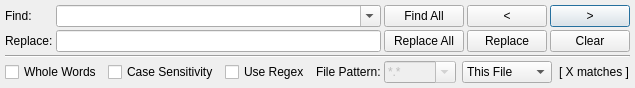
<?xml version="1.0" encoding="UTF-8"?>
<ui version="4.0">
 <class>SearchDialog</class>
 <widget class="QDialog" name="SearchDialog">
  <property name="geometry">
   <rect>
    <x>0</x>
    <y>0</y>
    <width>983</width>
    <height>132</height>
   </rect>
  </property>
  <property name="windowTitle">
   <string>Search &amp; Replace</string>
  </property>
  <property name="autoFillBackground">
   <bool>true</bool>
  </property>
  <layout class="QGridLayout" name="gridLayout">
   <property name="sizeConstraint">
    <enum>QLayout::SetFixedSize</enum>
   </property>
   <property name="leftMargin">
    <number>5</number>
   </property>
   <property name="topMargin">
    <number>5</number>
   </property>
   <property name="rightMargin">
    <number>5</number>
   </property>
   <property name="bottomMargin">
    <number>5</number>
   </property>
   <property name="spacing">
    <number>3</number>
   </property>
   <item row="0" column="1">
    <widget class="QComboBox" name="combo_search">
     <property name="sizePolicy">
      <sizepolicy hsizetype="Expanding" vsizetype="Preferred">
       <horstretch>9</horstretch>
       <verstretch>0</verstretch>
      </sizepolicy>
     </property>
     <property name="editable">
      <bool>true</bool>
     </property>
     <property name="insertPolicy">
      <enum>QComboBox::InsertAtTop</enum>
     </property>
    </widget>
   </item>
   <item row="0" column="0">
    <widget class="QLabel" name="label">
     <property name="text">
      <string>Find:</string>
     </property>
    </widget>
   </item>
   <item row="1" column="4">
    <widget class="QPushButton" name="btn_clear">
     <property name="enabled">
      <bool>true</bool>
     </property>
     <property name="sizePolicy">
      <sizepolicy hsizetype="Minimum" vsizetype="Preferred">
       <horstretch>0</horstretch>
       <verstretch>0</verstretch>
      </sizepolicy>
     </property>
     <property name="toolTip">
      <string>&lt;html&gt;&lt;head/&gt;&lt;body&gt;&lt;p&gt;Clears all marked matches.&lt;/p&gt;&lt;/body&gt;&lt;/html&gt;</string>
     </property>
     <property name="text">
      <string>Clear</string>
     </property>
     <property name="checkable">
      <bool>false</bool>
     </property>
     <property name="checked">
      <bool>false</bool>
     </property>
     <property name="autoDefault">
      <bool>false</bool>
     </property>
     <property name="default">
      <bool>false</bool>
     </property>
     <property name="flat">
      <bool>false</bool>
     </property>
    </widget>
   </item>
   <item row="0" column="2">
    <widget class="QPushButton" name="btn_FindAll">
     <property name="enabled">
      <bool>true</bool>
     </property>
     <property name="sizePolicy">
      <sizepolicy hsizetype="Minimum" vsizetype="Preferred">
       <horstretch>0</horstretch>
       <verstretch>0</verstretch>
      </sizepolicy>
     </property>
     <property name="toolTip">
      <string>&lt;html&gt;&lt;head/&gt;&lt;body&gt;&lt;p&gt;Start search in chosen scope&lt;/p&gt;&lt;/body&gt;&lt;/html&gt;</string>
     </property>
     <property name="text">
      <string>Find All</string>
     </property>
     <property name="autoDefault">
      <bool>false</bool>
     </property>
    </widget>
   </item>
   <item row="3" column="0" colspan="2">
    <layout class="QHBoxLayout" name="horizontalLayout">
     <property name="topMargin">
      <number>0</number>
     </property>
     <item>
      <widget class="QCheckBox" name="cb_wholeWords">
       <property name="enabled">
        <bool>true</bool>
       </property>
       <property name="text">
        <string>Whole Words</string>
       </property>
       <property name="checkable">
        <bool>true</bool>
       </property>
      </widget>
     </item>
     <item>
      <widget class="QCheckBox" name="cb_caseSens">
       <property name="enabled">
        <bool>true</bool>
       </property>
       <property name="text">
        <string>Case Sensitivity</string>
       </property>
       <property name="checkable">
        <bool>true</bool>
       </property>
      </widget>
     </item>
     <item>
      <widget class="QCheckBox" name="cb_regex">
       <property name="enabled">
        <bool>true</bool>
       </property>
       <property name="text">
        <string>Use Regex</string>
       </property>
       <property name="checkable">
        <bool>true</bool>
       </property>
      </widget>
     </item>
     <item>
      <spacer name="horizontalSpacer">
       <property name="orientation">
        <enum>Qt::Horizontal</enum>
       </property>
       <property name="sizeHint" stdset="0">
        <size>
         <width>0</width>
         <height>0</height>
        </size>
       </property>
      </spacer>
     </item>
     <item>
      <widget class="QLabel" name="label_3">
       <property name="text">
        <string>File Pattern:</string>
       </property>
      </widget>
     </item>
    </layout>
   </item>
   <item row="0" column="3">
    <widget class="QPushButton" name="btn_back">
     <property name="sizePolicy">
      <sizepolicy hsizetype="Minimum" vsizetype="Preferred">
       <horstretch>0</horstretch>
       <verstretch>0</verstretch>
      </sizepolicy>
     </property>
     <property name="toolTip">
      <string>&lt;html&gt;&lt;head/&gt;&lt;body&gt;&lt;p&gt;Search backwards&lt;/p&gt;&lt;p&gt;Shortcut: &lt;span style=&quot; font-weight:600;&quot;&gt;Shift + F3&lt;/span&gt;&lt;/p&gt;&lt;/body&gt;&lt;/html&gt;</string>
     </property>
     <property name="text">
      <string>&lt;</string>
     </property>
     <property name="autoDefault">
      <bool>false</bool>
     </property>
    </widget>
   </item>
   <item row="0" column="4">
    <widget class="QPushButton" name="btn_forward">
     <property name="sizePolicy">
      <sizepolicy hsizetype="Minimum" vsizetype="Preferred">
       <horstretch>0</horstretch>
       <verstretch>0</verstretch>
      </sizepolicy>
     </property>
     <property name="toolTip">
      <string>&lt;html&gt;&lt;head/&gt;&lt;body&gt;&lt;p&gt;Search forward&lt;/p&gt;&lt;p&gt;Shortcut: &lt;span style=&quot; font-weight:600;&quot;&gt;F3&lt;/span&gt; or &lt;span style=&quot; font-weight:600;&quot;&gt;Return&lt;/span&gt;&lt;/p&gt;&lt;/body&gt;&lt;/html&gt;</string>
     </property>
     <property name="text">
      <string>&gt;</string>
     </property>
     <property name="default">
      <bool>true</bool>
     </property>
    </widget>
   </item>
   <item row="1" column="0">
    <widget class="QLabel" name="label_2">
     <property name="text">
      <string>Replace:</string>
     </property>
    </widget>
   </item>
   <item row="1" column="1">
    <widget class="QLineEdit" name="txt_replace">
     <property name="sizePolicy">
      <sizepolicy hsizetype="Expanding" vsizetype="Preferred">
       <horstretch>9</horstretch>
       <verstretch>0</verstretch>
      </sizepolicy>
     </property>
     <property name="clearButtonEnabled">
      <bool>true</bool>
     </property>
    </widget>
   </item>
   <item row="1" column="2">
    <widget class="QPushButton" name="btn_ReplaceAll">
     <property name="enabled">
      <bool>true</bool>
     </property>
     <property name="sizePolicy">
      <sizepolicy hsizetype="Minimum" vsizetype="Preferred">
       <horstretch>0</horstretch>
       <verstretch>0</verstretch>
      </sizepolicy>
     </property>
     <property name="toolTip">
      <string>&lt;html&gt;&lt;head/&gt;&lt;body&gt;&lt;p&gt;Replaces all occurences of the search term &lt;span style=&quot; font-weight:600;&quot;&gt;in this file only&lt;/span&gt;.&lt;/p&gt;&lt;/body&gt;&lt;/html&gt;</string>
     </property>
     <property name="text">
      <string>Replace All</string>
     </property>
     <property name="checkable">
      <bool>false</bool>
     </property>
     <property name="checked">
      <bool>false</bool>
     </property>
     <property name="autoDefault">
      <bool>false</bool>
     </property>
     <property name="default">
      <bool>false</bool>
     </property>
     <property name="flat">
      <bool>false</bool>
     </property>
    </widget>
   </item>
   <item row="1" column="3">
    <widget class="QPushButton" name="btn_Replace">
     <property name="enabled">
      <bool>true</bool>
     </property>
     <property name="sizePolicy">
      <sizepolicy hsizetype="Minimum" vsizetype="Preferred">
       <horstretch>0</horstretch>
       <verstretch>0</verstretch>
      </sizepolicy>
     </property>
     <property name="toolTip">
      <string>&lt;html&gt;&lt;head/&gt;&lt;body&gt;&lt;p&gt;Replaces the currently selected match.&lt;/p&gt;&lt;/body&gt;&lt;/html&gt;</string>
     </property>
     <property name="text">
      <string>Replace</string>
     </property>
     <property name="autoDefault">
      <bool>false</bool>
     </property>
    </widget>
   </item>
   <item row="3" column="2" colspan="3">
    <layout class="QHBoxLayout" name="horizontalLayout_2">
     <property name="topMargin">
      <number>0</number>
     </property>
     <item>
      <widget class="QComboBox" name="combo_filePattern">
       <property name="enabled">
        <bool>false</bool>
       </property>
       <property name="toolTip">
        <string>&lt;html&gt;&lt;head/&gt;&lt;body&gt;&lt;p&gt;Sets a filter for filenames using wildcard syntax.&lt;/p&gt;&lt;p&gt;Examples: &amp;quot;&lt;span style=&quot; font-weight:600;&quot;&gt;trnsport&lt;/span&gt;&amp;quot; to search in all files with that name including any extension, &amp;quot;&lt;span style=&quot; font-weight:600;&quot;&gt;*.gms&lt;/span&gt;&amp;quot; to search in all gms files.&lt;/p&gt;&lt;p&gt;Does &lt;span style=&quot; font-weight:600;&quot;&gt;not&lt;/span&gt; support list of filters yet (like &amp;quot;&lt;span style=&quot; font-weight:600;&quot;&gt;*.gms, *.lst&lt;/span&gt;&amp;quot;).&lt;/p&gt;&lt;p&gt;Note: GDX files are always excluded and cannot be searched.&lt;/p&gt;&lt;/body&gt;&lt;/html&gt;</string>
       </property>
       <property name="editable">
        <bool>true</bool>
       </property>
       <item>
        <property name="text">
         <string>*.*</string>
        </property>
       </item>
       <item>
        <property name="text">
         <string>*.gms</string>
        </property>
       </item>
       <item>
        <property name="text">
         <string>*.log</string>
        </property>
       </item>
       <item>
        <property name="text">
         <string>*.lst</string>
        </property>
       </item>
      </widget>
     </item>
     <item>
      <widget class="QComboBox" name="combo_scope">
       <property name="toolTip">
        <string>&lt;html&gt;&lt;head/&gt;&lt;body&gt;&lt;p&gt;Scope of where to search.&lt;/p&gt;&lt;p&gt;&lt;span style=&quot; font-weight:600;&quot;&gt;This File:&lt;/span&gt; Searches only the file which is currently opened in the editor.&lt;/p&gt;&lt;p&gt;&lt;span style=&quot; font-weight:600;&quot;&gt;This Group:&lt;/span&gt; Searches files related to the group which is currently active.&lt;/p&gt;&lt;p&gt;&lt;span style=&quot; font-weight:600;&quot;&gt;Open Tabs:&lt;/span&gt; Searches all files that have open editors.&lt;/p&gt;&lt;p&gt;&lt;span style=&quot; font-weight:600;&quot;&gt;All Files:&lt;/span&gt; Searches all files that appear in the project explorer.&lt;/p&gt;&lt;/body&gt;&lt;/html&gt;</string>
       </property>
       <item>
        <property name="text">
         <string>This File</string>
        </property>
       </item>
       <item>
        <property name="text">
         <string>This Group</string>
        </property>
       </item>
       <item>
        <property name="text">
         <string>Open Tabs</string>
        </property>
       </item>
       <item>
        <property name="text">
         <string>All Files</string>
        </property>
       </item>
      </widget>
     </item>
     <item>
      <widget class="QLabel" name="lbl_nrResults">
       <property name="frameShape">
        <enum>QFrame::NoFrame</enum>
       </property>
       <property name="text">
        <string>[ X matches ]</string>
       </property>
       <property name="alignment">
        <set>Qt::AlignCenter</set>
       </property>
      </widget>
     </item>
    </layout>
   </item>
   <item row="2" column="0" colspan="5">
    <widget class="Line" name="line">
     <property name="frameShadow">
      <enum>QFrame::Sunken</enum>
     </property>
     <property name="orientation">
      <enum>Qt::Horizontal</enum>
     </property>
    </widget>
   </item>
  </layout>
 </widget>
 <layoutdefault spacing="6" margin="9"/>
 <tabstops>
  <tabstop>combo_search</tabstop>
  <tabstop>btn_FindAll</tabstop>
  <tabstop>btn_back</tabstop>
  <tabstop>btn_forward</tabstop>
  <tabstop>txt_replace</tabstop>
  <tabstop>btn_ReplaceAll</tabstop>
  <tabstop>btn_Replace</tabstop>
 </tabstops>
 <resources/>
 <connections/>
</ui>
